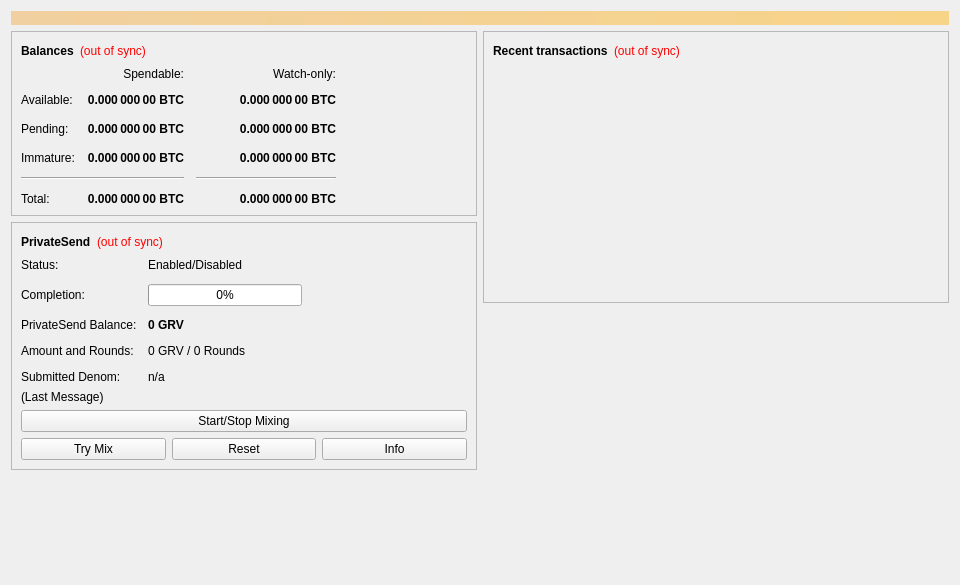
<?xml version="1.0" encoding="UTF-8"?>
<ui version="4.0">
 <class>OverviewPage</class>
 <widget class="QWidget" name="OverviewPage">
  <property name="geometry">
   <rect>
    <x>0</x>
    <y>0</y>
    <width>960</width>
    <height>585</height>
   </rect>
  </property>
  <property name="minimumSize">
   <size>
    <width>960</width>
    <height>0</height>
   </size>
  </property>
  <property name="windowTitle">
   <string>Form</string>
  </property>
  <layout class="QVBoxLayout" name="topLayout">
   <item>
    <widget class="QLabel" name="labelAlerts">
     <property name="visible">
      <bool>false</bool>
     </property>
     <property name="styleSheet">
      <string notr="true">QLabel { background-color: qlineargradient(x1: 0, y1: 0, x2: 1, y2: 0, stop:0 #F0D0A0, stop:1 #F8D488); color:#000000; }</string>
     </property>
     <property name="wordWrap">
      <bool>true</bool>
     </property>
     <property name="margin">
      <number>3</number>
     </property>
     <property name="textInteractionFlags">
      <set>Qt::TextSelectableByMouse</set>
     </property>
    </widget>
   </item>
   <item>
    <layout class="QHBoxLayout" name="horizontalLayout" stretch="1,1">
     <item>
      <layout class="QVBoxLayout" name="verticalLayout_2">
       <item>
        <widget class="QFrame" name="frame">
         <property name="frameShape">
          <enum>QFrame::StyledPanel</enum>
         </property>
         <property name="frameShadow">
          <enum>QFrame::Raised</enum>
         </property>
         <layout class="QVBoxLayout" name="verticalLayout_4">
          <item>
           <layout class="QHBoxLayout" name="horizontalLayout_4">
            <item>
             <widget class="QLabel" name="label_5">
              <property name="font">
               <font>
                <weight>75</weight>
                <bold>true</bold>
               </font>
              </property>
              <property name="text">
               <string>Balances</string>
              </property>
             </widget>
            </item>
            <item>
             <widget class="QLabel" name="labelWalletStatus">
              <property name="toolTip">
               <string>The displayed information may be out of date. Your wallet automatically synchronizes with the Gravium network after a connection is established, but this process has not completed yet.</string>
              </property>
              <property name="styleSheet">
               <string notr="true">QLabel { color: red; }</string>
              </property>
              <property name="text">
               <string notr="true">(out of sync)</string>
              </property>
              <property name="alignment">
               <set>Qt::AlignLeading|Qt::AlignLeft|Qt::AlignVCenter</set>
              </property>
             </widget>
            </item>
            <item>
             <spacer name="horizontalSpacer_3">
              <property name="orientation">
               <enum>Qt::Horizontal</enum>
              </property>
              <property name="sizeHint" stdset="0">
               <size>
                <width>40</width>
                <height>20</height>
               </size>
              </property>
             </spacer>
            </item>
           </layout>
          </item>
          <item>
           <layout class="QGridLayout" name="gridLayout">
            <property name="spacing">
             <number>12</number>
            </property>
            <item row="2" column="2">
             <widget class="QLabel" name="labelWatchPending">
              <property name="font">
               <font>
                <weight>75</weight>
                <bold>true</bold>
               </font>
              </property>
              <property name="cursor">
               <cursorShape>IBeamCursor</cursorShape>
              </property>
              <property name="toolTip">
               <string>Unconfirmed transactions to watch-only addresses</string>
              </property>
              <property name="text">
               <string notr="true">0.000 000 00 BTC</string>
              </property>
              <property name="alignment">
               <set>Qt::AlignRight|Qt::AlignTrailing|Qt::AlignVCenter</set>
              </property>
              <property name="textInteractionFlags">
               <set>Qt::LinksAccessibleByMouse|Qt::TextSelectableByKeyboard|Qt::TextSelectableByMouse</set>
              </property>
             </widget>
            </item>
            <item row="2" column="1">
             <widget class="QLabel" name="labelUnconfirmed">
              <property name="font">
               <font>
                <weight>75</weight>
                <bold>true</bold>
               </font>
              </property>
              <property name="cursor">
               <cursorShape>IBeamCursor</cursorShape>
              </property>
              <property name="toolTip">
               <string>Total of transactions that have yet to be confirmed, and do not yet count toward the spendable balance</string>
              </property>
              <property name="text">
               <string notr="true">0.000 000 00 BTC</string>
              </property>
              <property name="alignment">
               <set>Qt::AlignRight|Qt::AlignTrailing|Qt::AlignVCenter</set>
              </property>
              <property name="textInteractionFlags">
               <set>Qt::LinksAccessibleByMouse|Qt::TextSelectableByKeyboard|Qt::TextSelectableByMouse</set>
              </property>
             </widget>
            </item>
            <item row="3" column="2">
             <widget class="QLabel" name="labelWatchImmature">
              <property name="font">
               <font>
                <weight>75</weight>
                <bold>true</bold>
               </font>
              </property>
              <property name="cursor">
               <cursorShape>IBeamCursor</cursorShape>
              </property>
              <property name="toolTip">
               <string>Mined balance in watch-only addresses that has not yet matured</string>
              </property>
              <property name="text">
               <string notr="true">0.000 000 00 BTC</string>
              </property>
              <property name="alignment">
               <set>Qt::AlignRight|Qt::AlignTrailing|Qt::AlignVCenter</set>
              </property>
              <property name="textInteractionFlags">
               <set>Qt::LinksAccessibleByMouse|Qt::TextSelectableByKeyboard|Qt::TextSelectableByMouse</set>
              </property>
             </widget>
            </item>
            <item row="4" column="0" colspan="2">
             <widget class="Line" name="lineSpendableBalance">
              <property name="orientation">
               <enum>Qt::Horizontal</enum>
              </property>
             </widget>
            </item>
            <item row="4" column="2">
             <widget class="Line" name="lineWatchBalance">
              <property name="sizePolicy">
               <sizepolicy hsizetype="Preferred" vsizetype="Fixed">
                <horstretch>0</horstretch>
                <verstretch>0</verstretch>
               </sizepolicy>
              </property>
              <property name="minimumSize">
               <size>
                <width>140</width>
                <height>0</height>
               </size>
              </property>
              <property name="orientation">
               <enum>Qt::Horizontal</enum>
              </property>
             </widget>
            </item>
            <item row="5" column="0">
             <widget class="QLabel" name="labelTotalText">
              <property name="text">
               <string>Total:</string>
              </property>
             </widget>
            </item>
            <item row="3" column="1">
             <widget class="QLabel" name="labelImmature">
              <property name="font">
               <font>
                <weight>75</weight>
                <bold>true</bold>
               </font>
              </property>
              <property name="cursor">
               <cursorShape>IBeamCursor</cursorShape>
              </property>
              <property name="toolTip">
               <string>Mined balance that has not yet matured</string>
              </property>
              <property name="text">
               <string notr="true">0.000 000 00 BTC</string>
              </property>
              <property name="alignment">
               <set>Qt::AlignRight|Qt::AlignTrailing|Qt::AlignVCenter</set>
              </property>
              <property name="textInteractionFlags">
               <set>Qt::LinksAccessibleByMouse|Qt::TextSelectableByKeyboard|Qt::TextSelectableByMouse</set>
              </property>
             </widget>
            </item>
            <item row="2" column="3">
             <spacer name="horizontalSpacer_2">
              <property name="orientation">
               <enum>Qt::Horizontal</enum>
              </property>
              <property name="sizeHint" stdset="0">
               <size>
                <width>40</width>
                <height>20</height>
               </size>
              </property>
             </spacer>
            </item>
            <item row="3" column="0">
             <widget class="QLabel" name="labelImmatureText">
              <property name="text">
               <string>Immature:</string>
              </property>
             </widget>
            </item>
            <item row="5" column="1">
             <widget class="QLabel" name="labelTotal">
              <property name="font">
               <font>
                <weight>75</weight>
                <bold>true</bold>
               </font>
              </property>
              <property name="cursor">
               <cursorShape>IBeamCursor</cursorShape>
              </property>
              <property name="toolTip">
               <string>Your current total balance</string>
              </property>
              <property name="text">
               <string notr="true">0.000 000 00 BTC</string>
              </property>
              <property name="alignment">
               <set>Qt::AlignRight|Qt::AlignTrailing|Qt::AlignVCenter</set>
              </property>
              <property name="textInteractionFlags">
               <set>Qt::LinksAccessibleByMouse|Qt::TextSelectableByKeyboard|Qt::TextSelectableByMouse</set>
              </property>
             </widget>
            </item>
            <item row="5" column="2">
             <widget class="QLabel" name="labelWatchTotal">
              <property name="font">
               <font>
                <weight>75</weight>
                <bold>true</bold>
               </font>
              </property>
              <property name="cursor">
               <cursorShape>IBeamCursor</cursorShape>
              </property>
              <property name="toolTip">
               <string>Current total balance in watch-only addresses</string>
              </property>
              <property name="text">
               <string notr="true">0.000 000 00 BTC</string>
              </property>
              <property name="alignment">
               <set>Qt::AlignRight|Qt::AlignTrailing|Qt::AlignVCenter</set>
              </property>
              <property name="textInteractionFlags">
               <set>Qt::LinksAccessibleByMouse|Qt::TextSelectableByKeyboard|Qt::TextSelectableByMouse</set>
              </property>
             </widget>
            </item>
            <item row="0" column="2">
             <widget class="QLabel" name="labelWatchonly">
              <property name="text">
               <string>Watch-only:</string>
              </property>
              <property name="alignment">
               <set>Qt::AlignRight|Qt::AlignTrailing|Qt::AlignVCenter</set>
              </property>
             </widget>
            </item>
            <item row="1" column="0">
             <widget class="QLabel" name="labelBalanceText">
              <property name="text">
               <string>Available:</string>
              </property>
             </widget>
            </item>
            <item row="1" column="1">
             <widget class="QLabel" name="labelBalance">
              <property name="font">
               <font>
                <weight>75</weight>
                <bold>true</bold>
               </font>
              </property>
              <property name="cursor">
               <cursorShape>IBeamCursor</cursorShape>
              </property>
              <property name="toolTip">
               <string>Your current spendable balance</string>
              </property>
              <property name="text">
               <string notr="true">0.000 000 00 BTC</string>
              </property>
              <property name="alignment">
               <set>Qt::AlignRight|Qt::AlignTrailing|Qt::AlignVCenter</set>
              </property>
              <property name="textInteractionFlags">
               <set>Qt::LinksAccessibleByMouse|Qt::TextSelectableByKeyboard|Qt::TextSelectableByMouse</set>
              </property>
             </widget>
            </item>
            <item row="1" column="2">
             <widget class="QLabel" name="labelWatchAvailable">
              <property name="font">
               <font>
                <weight>75</weight>
                <bold>true</bold>
               </font>
              </property>
              <property name="cursor">
               <cursorShape>IBeamCursor</cursorShape>
              </property>
              <property name="toolTip">
               <string>Your current balance in watch-only addresses</string>
              </property>
              <property name="text">
               <string notr="true">0.000 000 00 BTC</string>
              </property>
              <property name="alignment">
               <set>Qt::AlignRight|Qt::AlignTrailing|Qt::AlignVCenter</set>
              </property>
              <property name="textInteractionFlags">
               <set>Qt::LinksAccessibleByMouse|Qt::TextSelectableByKeyboard|Qt::TextSelectableByMouse</set>
              </property>
             </widget>
            </item>
            <item row="2" column="0">
             <widget class="QLabel" name="labelPendingText">
              <property name="text">
               <string>Pending:</string>
              </property>
             </widget>
            </item>
            <item row="0" column="1">
             <widget class="QLabel" name="labelSpendable">
              <property name="text">
               <string>Spendable:</string>
              </property>
              <property name="alignment">
               <set>Qt::AlignRight|Qt::AlignTrailing|Qt::AlignVCenter</set>
              </property>
             </widget>
            </item>
           </layout>
          </item>
         </layout>
        </widget>
       </item>
       <item>
        <widget class="QFrame" name="framePrivateSend">
         <property name="layoutDirection">
          <enum>Qt::LeftToRight</enum>
         </property>
         <property name="frameShape">
          <enum>QFrame::StyledPanel</enum>
         </property>
         <property name="frameShadow">
          <enum>QFrame::Raised</enum>
         </property>
         <layout class="QVBoxLayout" name="VerticalLayout_PS1">
          <item>
           <layout class="QHBoxLayout" name="horizontalLayout_5">
            <item>
             <widget class="QLabel" name="labelPrivateSendHeader">
              <property name="font">
               <font>
                <weight>75</weight>
                <bold>true</bold>
               </font>
              </property>
              <property name="text">
               <string>PrivateSend</string>
              </property>
             </widget>
            </item>
            <item>
             <widget class="QLabel" name="labelPrivateSendSyncStatus">
              <property name="toolTip">
               <string>The displayed information may be out of date. Your wallet automatically synchronizes with the Gravium network after a connection is established, but this process has not completed yet.</string>
              </property>
              <property name="styleSheet">
               <string notr="true">QLabel { color: red; }</string>
              </property>
              <property name="text">
               <string notr="true">(out of sync)</string>
              </property>
              <property name="alignment">
               <set>Qt::AlignLeading|Qt::AlignLeft|Qt::AlignVCenter</set>
              </property>
             </widget>
            </item>
            <item>
             <spacer name="horizontalSpacer_4">
              <property name="orientation">
               <enum>Qt::Horizontal</enum>
              </property>
              <property name="sizeHint" stdset="0">
               <size>
                <width>40</width>
                <height>20</height>
               </size>
              </property>
             </spacer>
            </item>
           </layout>
          </item>
          <item>
           <layout class="QFormLayout" name="privateSendFormLayout">
            <property name="fieldGrowthPolicy">
             <enum>QFormLayout::AllNonFixedFieldsGrow</enum>
            </property>
            <property name="horizontalSpacing">
             <number>11</number>
            </property>
            <property name="verticalSpacing">
             <number>12</number>
            </property>
            <item row="0" column="0">
             <widget class="QLabel" name="labelPrivateSendEnabledText">
              <property name="text">
               <string>Status:</string>
              </property>
             </widget>
            </item>
            <item row="0" column="1">
             <widget class="QLabel" name="labelPrivateSendEnabled">
              <property name="text">
               <string>Enabled/Disabled</string>
              </property>
             </widget>
            </item>
            <item row="1" column="0">
             <widget class="QLabel" name="labelCompletitionText">
              <property name="text">
               <string>Completion:</string>
              </property>
             </widget>
            </item>
            <item row="1" column="1">
             <widget class="QProgressBar" name="privateSendProgress">
              <property name="maximumSize">
               <size>
                <width>154</width>
                <height>16777215</height>
               </size>
              </property>
              <property name="value">
               <number>0</number>
              </property>
             </widget>
            </item>
            <item row="2" column="0">
             <widget class="QLabel" name="labelAnonymizedText">
              <property name="text">
               <string>PrivateSend Balance:</string>
              </property>
             </widget>
            </item>
            <item row="2" column="1">
             <widget class="QLabel" name="labelAnonymized">
              <property name="font">
               <font>
                <weight>75</weight>
                <bold>true</bold>
               </font>
              </property>
              <property name="text">
               <string notr="true">0 GRV</string>
              </property>
             </widget>
            </item>
            <item row="3" column="0">
             <widget class="QLabel" name="labelAmountAndRoundsText">
              <property name="text">
               <string>Amount and Rounds:</string>
              </property>
             </widget>
            </item>
            <item row="3" column="1">
             <widget class="QLabel" name="labelAmountRounds">
              <property name="text">
               <string>0 GRV / 0 Rounds</string>
              </property>
             </widget>
            </item>
            <item row="4" column="0">
             <widget class="QLabel" name="labelSubmittedDenomText">
              <property name="text">
               <string>Submitted Denom:</string>
              </property>
             </widget>
            </item>
            <item row="4" column="1">
             <widget class="QLabel" name="labelSubmittedDenom">
              <property name="toolTip">
               <string>The denominations you submitted to the Masternode.&lt;br&gt;To mix, other users must submit the exact same denominations.</string>
              </property>
              <property name="text">
               <string>n/a</string>
              </property>
             </widget>
            </item>
           </layout>
          </item>
          <item>
           <layout class="QVBoxLayout" name="VerticalLayout_PS">
            <item>
             <widget class="QLabel" name="labelPrivateSendLastMessage">
              <property name="text">
               <string>(Last Message)</string>
              </property>
              <property name="alignment">
               <set>Qt::AlignLeading|Qt::AlignLeft|Qt::AlignTop</set>
              </property>
              <property name="wordWrap">
               <bool>true</bool>
              </property>
             </widget>
            </item>
            <item>
             <widget class="QPushButton" name="togglePrivateSend">
              <property name="sizePolicy">
               <sizepolicy hsizetype="MinimumExpanding" vsizetype="Fixed">
                <horstretch>0</horstretch>
                <verstretch>0</verstretch>
               </sizepolicy>
              </property>
              <property name="text">
               <string>Start/Stop Mixing</string>
              </property>
             </widget>
            </item>
            <item>
             <layout class="QHBoxLayout" name="horizontalLayout_debugbuttons">
              <item>
               <widget class="QPushButton" name="privateSendAuto">
                <property name="sizePolicy">
                 <sizepolicy hsizetype="MinimumExpanding" vsizetype="Fixed">
                  <horstretch>0</horstretch>
                  <verstretch>0</verstretch>
                 </sizepolicy>
                </property>
                <property name="toolTip">
                 <string>Try to manually submit a PrivateSend request.</string>
                </property>
                <property name="text">
                 <string>Try Mix</string>
                </property>
               </widget>
              </item>
              <item>
               <widget class="QPushButton" name="privateSendReset">
                <property name="sizePolicy">
                 <sizepolicy hsizetype="MinimumExpanding" vsizetype="Fixed">
                  <horstretch>0</horstretch>
                  <verstretch>0</verstretch>
                 </sizepolicy>
                </property>
                <property name="toolTip">
                 <string>Reset the current status of PrivateSend (can interrupt PrivateSend if it's in the process of Mixing, which can cost you money!)</string>
                </property>
                <property name="autoFillBackground">
                 <bool>false</bool>
                </property>
                <property name="text">
                 <string>Reset</string>
                </property>
               </widget>
              </item>
              <item>
               <widget class="QPushButton" name="privateSendInfo">
                <property name="sizePolicy">
                 <sizepolicy hsizetype="MinimumExpanding" vsizetype="Fixed">
                  <horstretch>0</horstretch>
                  <verstretch>0</verstretch>
                 </sizepolicy>
                </property>
                <property name="toolTip">
                 <string>Information about PrivateSend and Mixing</string>
                </property>
                <property name="text">
                 <string>Info</string>
                </property>
               </widget>
              </item>
             </layout>
            </item>
           </layout>
          </item>
         </layout>
        </widget>
       </item>
       <item>
        <spacer name="verticalSpacer">
         <property name="orientation">
          <enum>Qt::Vertical</enum>
         </property>
         <property name="sizeHint" stdset="0">
          <size>
           <width>20</width>
           <height>40</height>
          </size>
         </property>
        </spacer>
       </item>
      </layout>
     </item>
     <item>
      <layout class="QVBoxLayout" name="verticalLayout_3">
       <item>
        <widget class="QFrame" name="frame_2">
         <property name="frameShape">
          <enum>QFrame::StyledPanel</enum>
         </property>
         <property name="frameShadow">
          <enum>QFrame::Raised</enum>
         </property>
         <layout class="QVBoxLayout" name="verticalLayout">
          <item>
           <layout class="QHBoxLayout" name="horizontalLayout_2">
            <item>
             <widget class="QLabel" name="label_4">
              <property name="font">
               <font>
                <weight>75</weight>
                <bold>true</bold>
               </font>
              </property>
              <property name="text">
               <string>Recent transactions</string>
              </property>
             </widget>
            </item>
            <item>
             <widget class="QLabel" name="labelTransactionsStatus">
              <property name="toolTip">
               <string>The displayed information may be out of date. Your wallet automatically synchronizes with the Gravium network after a connection is established, but this process has not completed yet.</string>
              </property>
              <property name="styleSheet">
               <string notr="true">QLabel { color: red; }</string>
              </property>
              <property name="text">
               <string notr="true">(out of sync)</string>
              </property>
              <property name="alignment">
               <set>Qt::AlignLeading|Qt::AlignLeft|Qt::AlignVCenter</set>
              </property>
             </widget>
            </item>
            <item>
             <spacer name="horizontalSpacer">
              <property name="orientation">
               <enum>Qt::Horizontal</enum>
              </property>
              <property name="sizeHint" stdset="0">
               <size>
                <width>40</width>
                <height>20</height>
               </size>
              </property>
             </spacer>
            </item>
           </layout>
          </item>
          <item>
           <widget class="QListView" name="listTransactions">
            <property name="styleSheet">
             <string notr="true">QListView { background: transparent; }</string>
            </property>
            <property name="frameShape">
             <enum>QFrame::NoFrame</enum>
            </property>
            <property name="verticalScrollBarPolicy">
             <enum>Qt::ScrollBarAlwaysOff</enum>
            </property>
            <property name="horizontalScrollBarPolicy">
             <enum>Qt::ScrollBarAlwaysOff</enum>
            </property>
            <property name="selectionMode">
             <enum>QAbstractItemView::NoSelection</enum>
            </property>
           </widget>
          </item>
         </layout>
        </widget>
       </item>
       <item>
        <spacer name="verticalSpacer_2">
         <property name="orientation">
          <enum>Qt::Vertical</enum>
         </property>
         <property name="sizeHint" stdset="0">
          <size>
           <width>20</width>
           <height>40</height>
          </size>
         </property>
        </spacer>
       </item>
      </layout>
     </item>
    </layout>
   </item>
  </layout>
 </widget>
 <resources/>
 <connections/>
</ui>
